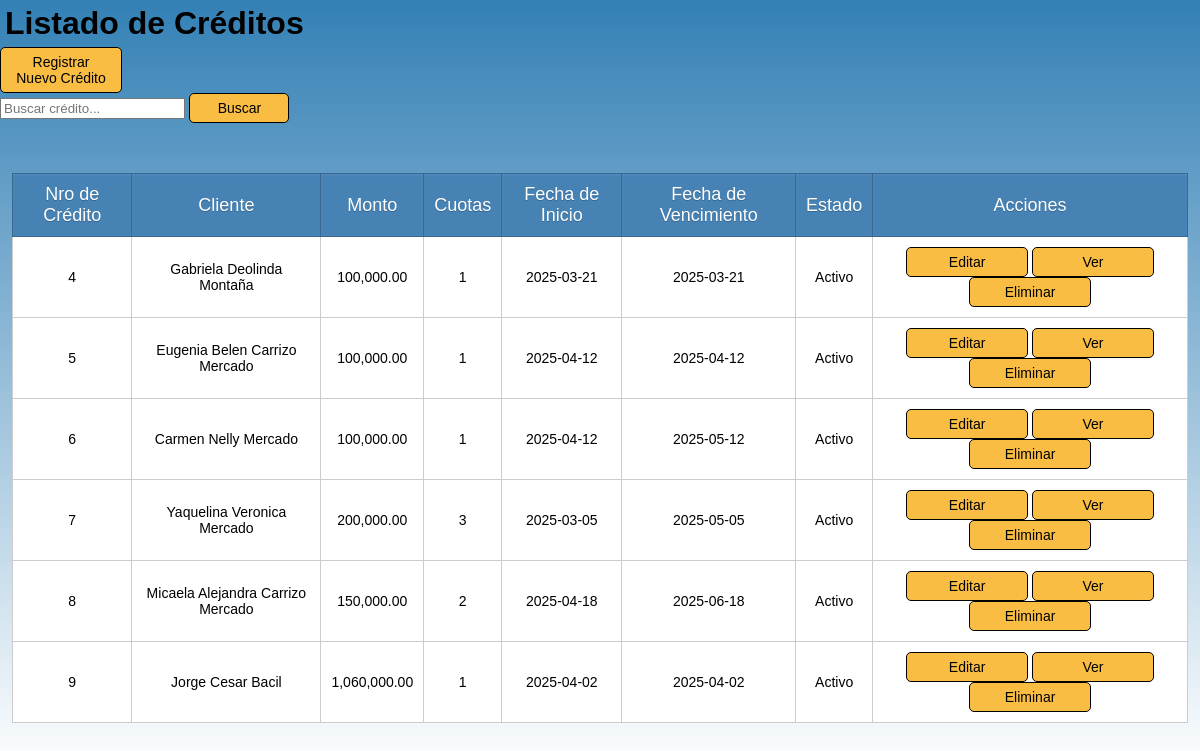
The app's page /src/modules/creditos/index_creditos.php, older data.
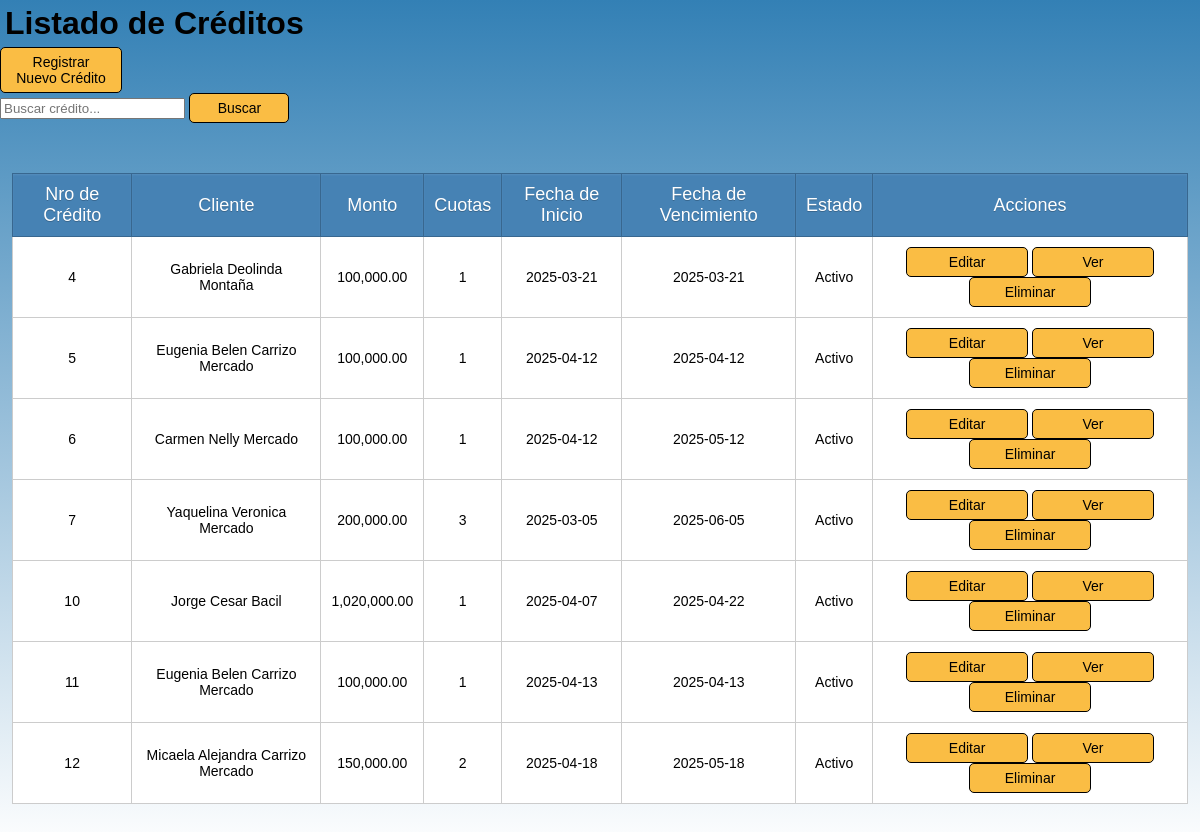
The same page, newer data.
### tables this page shows
CREATE TABLE `creditos` (
  `id` int(10) UNSIGNED NOT NULL,
  `cliente_id` int(10) UNSIGNED NOT NULL,
  `monto` decimal(10,2) NOT NULL,
  `monto_total` decimal(10,2) NOT NULL,
  `monto_cuota` decimal(10,2) NOT NULL,
  `cuotas` int(10) NOT NULL,
  `fecha_inicio` date NOT NULL,
  `fecha_vencimiento` date NOT NULL,
  `estado` enum('Activo','Vencido','Pagado') NOT NULL,
  `frecuencia` enum('mensual','quincenal','semanal') NOT NULL
);

CREATE TABLE `clientes` (
  `id_cliente` int(10) UNSIGNED NOT NULL,
  `nombre` text NOT NULL,
  `apellido` text NOT NULL,
  `dni` varchar(20) NOT NULL,
  `domicilio` varchar(100) NOT NULL,
  `telefono` varchar(20) NOT NULL,
  `estado` enum('Activo','Deudor','Inactivo') NOT NULL
);

### src/modules/creditos/index_creditos.php (the view, shortened to what this page needs)
<?php
require_once '../../config/database.php';
$query = "SELECT c.id, cl.nombre, cl.apellido, c.monto, c.cuotas, c.fecha_inicio, c.fecha_vencimiento, c.estado
          FROM creditos c
          INNER JOIN clientes cl ON c.cliente_id = cl.id_cliente";
$result = $conn->query($query);
?>
<!DOCTYPE html>
<html lang="es">
<head>
    <link rel="stylesheet" href="../../../style/style.css">
</head>
<body>
    <h1>Listado de Créditos</h1>
    <a href="registrar_credito.php">Registrar Nuevo Crédito</a>
    <form action="index_creditos.php" method="GET">
        <input type="text" name="buscar" placeholder="Buscar crédito..." value="<?php echo isset($_GET['buscar']) ? $_GET['buscar'] : ''; ?>">
        <button type="submit">Buscar</button>
    </form>
    <table border="1" cellpadding="10" cellspacing="0">
        <thead>
            <tr>
                <th>Nro de Crédito</th>
                <th>Cliente</th>
                <th>Monto</th>
                <th>Cuotas</th>
                <th>Fecha de Inicio</th>
                <th>Fecha de Vencimiento</th>
                <th>Estado</th>
                <th>Acciones</th>
            </tr>
        </thead>
        <tbody>
            <?php if ($result && $result->num_rows > 0): ?>
                <?php while ($credito = $result->fetch_assoc()): ?>
                    <tr>
                        <td><?php echo $credito['id']; ?></td>
                        <td><?php echo $credito['nombre'] . ' ' . $credito['apellido']; ?></td>
                        <td><?php echo number_format($credito['monto'], 2); ?></td>
                        <td><?php echo $credito['cuotas']; ?></td>
                        <td><?php echo $credito['fecha_inicio']; ?></td>
                        <td><?php echo $credito['fecha_vencimiento']; ?></td>
                        <td><?php echo $credito['estado']; ?></td>
                        <td>
                            <a href="editar_credito.php?id=<?php echo $credito['id']; ?>">Editar</a>
                            <a href="detalle_credito.php?id=<?php echo $credito['id']; ?>">Ver</a>
                            <a href="eliminar_credito.php?id=<?= $credito['id'] ?>" onclick="return confirm('¿Eliminar crédito?')">Eliminar</a>
                        </td>
                    </tr>
                <?php endwhile; ?>
            <?php else: ?>
                <tr>
                    <td colspan="8">No se encontraron créditos.</td>
                </tr>
            <?php endif; ?>
        </tbody>
    </table>
</body>
</html>

Row changes from the older to the newer data that the page shows:
removed creditos: id "8", cliente.nombre "Micaela Alejandra", cliente.apellido "Carrizo Mercado", monto "150,000.00", cuotas "2", fecha_inicio "2025-04-18", fecha_vencimiento "2025-06-18", estado "Activo"
removed creditos: id "9", cliente.nombre "Jorge Cesar", cliente.apellido "Bacil", monto "1,060,000.00", cuotas "1", fecha_inicio "2025-04-02", fecha_vencimiento "2025-04-02", estado "Activo"
changed creditos "Yaquelina Veronica": fecha_vencimiento "2025-05-05" → "2025-06-05"
added creditos: id "10", cliente.nombre "Jorge Cesar", cliente.apellido "Bacil", monto "1,020,000.00", cuotas "1", fecha_inicio "2025-04-07", fecha_vencimiento "2025-04-22", estado "Activo"
added creditos: id "11", cliente.nombre "Eugenia Belen", cliente.apellido "Carrizo Mercado", monto "100,000.00", cuotas "1", fecha_inicio "2025-04-13", fecha_vencimiento "2025-04-13", estado "Activo"
added creditos: id "12", cliente.nombre "Micaela Alejandra", cliente.apellido "Carrizo Mercado", monto "150,000.00", cuotas "2", fecha_inicio "2025-04-18", fecha_vencimiento "2025-05-18", estado "Activo"
